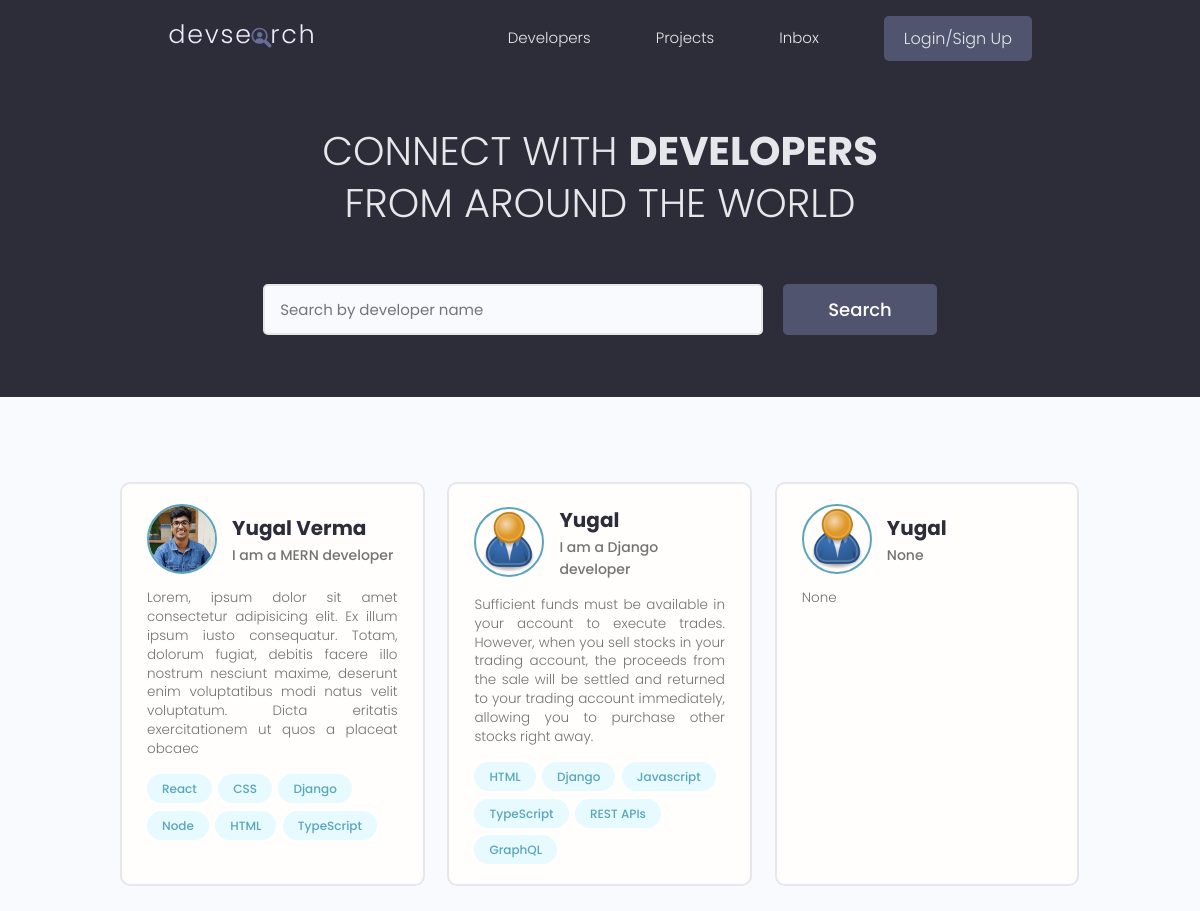
The app's page /, older data.
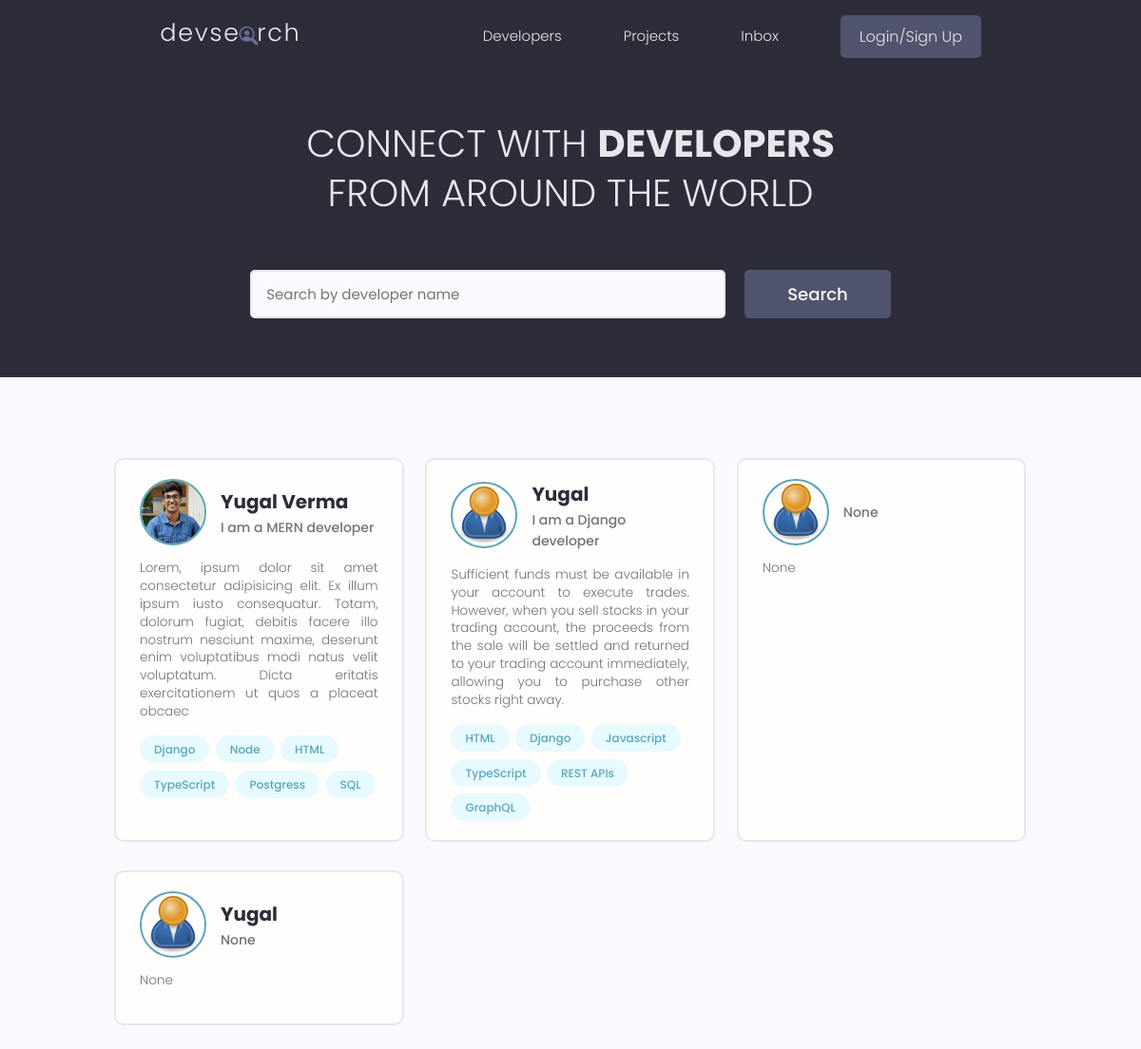
The same page, newer data.
### users/models.py (models this page shows, shortened)
class Profile(models.Model):
    user = models.OneToOneField(User, on_delete=models.CASCADE,null=True, blank=True)
    name = models.CharField(max_length=200, blank=True,null=True)
    email = models.CharField(max_length=500, blank=True,null=True)
    username = models.CharField(max_length=200, blank=True,null=True)
    location = models.CharField(max_length=200, blank=True,null=True)
    short_intro = models.CharField(max_length = 500, blank=True,null=True)
    bio = models.TextField(blank=True,null=True)
    profile_image = models.ImageField(blank=True, null= True, default ='profiles/user-default.png', upload_to="profiles/")
    social_github = models.CharField(max_length=200, blank=True,null=True)
    social_twitter = models.CharField(max_length=200, blank=True,null=True)
    social_youtube = models.CharField(max_length=200, blank=True,null=True)
    social_linkedin = models.CharField(max_length=200, blank=True,null=True)
    social_website = models.CharField(max_length=200, blank=True,null=True)
    created = models.DateTimeField(auto_now_add=True)
    id = models.UUIDField(default=uuid.uuid4, unique=True, primary_key=True, editable=False)

class Skill(models.Model):
    owner = models.ForeignKey(Profile, on_delete=models.CASCADE, null=True, blank=True)
    name = models.CharField(max_length=200, blank=True, null=True)
    description = models.TextField(blank=True,null=True)
    created = models.DateTimeField(auto_now_add=True)
    id = models.UUIDField(default=uuid.uuid4, unique=True, primary_key=True, editable=False)
    def __str__(self):
        return str(self.name)

### users/views.py (the view)
# urls.py: path('', views.profiles, name = "profiles"),
def profiles(request):
    profiles,search_query = searchProfiles(request)
    context = {'profiles' : profiles, 'search_query': search_query}
    return render(request,'users/profiles.html',context)

### users/utils.py (called while the page is built)
def searchProfiles(request):
    search_query = ''
    if request.GET.get('search_query'):
        search_query = request.GET.get('search_query')
    skills = Skill.objects.filter(name__icontains = search_query)
    profiles = Profile.objects.distinct().filter(
        Q(name__icontains = search_query) |
        Q(short_intro__icontains = search_query) |
        Q(skill__in = skills))
    return profiles, search_query

### users/templates/users/profiles.html (shortened to what this page needs)
{% extends "main.html" %}
{% block content %}
<main class="home">
    <section class="hero-section text-center">
      <div class="container container--narrow">
        <div class="hero-section__box">
          <h2>CONNECT WITH <span>DEVELOPERS</span></h2>
          <h2>FROM AROUND THE WORLD</h2>
        </div>
        <div class="hero-section__search">
          <form class="form" action="{% url 'profiles' %}" method="get">
            <div class="form__field">
              <input class="input input--text" id="formInput#search" type="text" name="search_query"
               value = "{{search_query}}" placeholder="Search by developer name" />
            </div>
            <input class="btn btn--sub btn--lg" type="submit" value="Search" />
          </form>
        </div>
      </div>
    </section>
    <section class="devlist">
      <div class="container">
        <div class="grid grid--three">
            {% for profile in profiles %}
                <div class="column card">
                    <div class="dev">
                    <a href="{% url 'user-profile' profile.id %}" class="card__body">
                        <div class="dev__profile">
                        <img class="avatar avatar--md" src="{{profile.profile_image.url}}" alt="image" />
                        <div class="dev__meta">
                            <h3>{{profile.name}}</h3>
                            <h5>{{profile.short_intro|slice:"60"}} </h5>
                        </div>
                        </div>
                        <p class="dev__info">
                        {{profile.bio|slice:"300"}}
                        </p>
                        <div class="dev__skills">
                            {% for skill in profile.skill_set.all|slice:"6" %}
                        <span class="tag tag--pill tag--main">
                            <small>{{skill}}</small>
                        </span>
                        {% endfor %}
                        </div>
                    </a>
                    </div>
                </div>
            {% endfor %}
        </div>
      </div>
    </section>
  </main>
{% endblock content %}

### templates/main.html (shortened to what this page needs)
<!DOCTYPE html>
{% load static  %}
<html>
    <head>
        <link rel="stylesheet" href="https://cdn.jsdelivr.net/npm/bootstrap-icons@1.11.3/font/bootstrap-icons.min.css">
        <link rel="stylesheet" href="{% static 'uikit/styles/uikit.css' %}" />
        <link rel="stylesheet" href="{% static 'styles/app.css' %}" />
      </head>
    <body>
        {% include "nav.html" %}
        {% block content %}
        {% endblock content %}
    </body>
</html>

### templates/nav.html (shortened to what this page needs)
{% load static %}
<header class="header">
    <div class="container container--narrow">
      <a href="{% url 'profiles' %}" class="header__logo">
        <img src="{% static 'images/logo.svg' %}" alt="DevSearch Logo" />
      </a>
      <nav class="header__nav">
        <ul class="header__menu">
          <li class="header__menuItem"><a href="{% url 'profiles' %}">Developers</a></li>
          <li class="header__menuItem"><a href="{% url 'projects' %}">Projects</a></li>
          <li class="header__menuItem"><a href="">Inbox</a></li>
          {% if request.user.is_authenticated %}
          <li class="header__menuItem"><a href="{% url 'account' %}">Account</a></li>
          <li class="header__menuItem"><a href="{% url 'logout' %}" class="btn btn--sub">Logout</a></li>
          {% else %}
          <li class="header__menuItem"><a href="{% url 'login' %}" class="btn btn--sub">Login/Sign Up</a></li>
          {% endif %}
        </ul>
      </nav>
    </div>
  </header>

### static/styles/app.css (style rules this page uses)
:root { --color-sub: #2d2d39; }
.btn--sub { background-color: var(--color-sub-light); }
.card { border: 2px solid var(--color-light); }
img { width: 100%; }
.header { position: sticky; z-index: 111; background-color: var(--color-sub); padding: 1.5rem 0; }
.header > .container { display: flex; justify-content: space-between; align-items: center; }
.header__logo > img { height: 3.8rem; }
.header__nav > ul { display: inline-flex; align-items: center; list-style: none; gap: 6.5rem; }
.header__menuItem > a { color: var(--color-light); font-weight: 300; }
.hero-section { height: 40vh; display: flex; align-items: center; background-color: var(--color-sub); }
.hero-section__box { margin-bottom: 4rem; }
.hero-section__box > h2, .hero-section__box > h2 > span { font-size: 4rem; color: var(--color-light); line-height: 1.3; text-transform: uppercase; }
.hero-section__box > h2 { font-weight: 300; }
.hero-section__box > h2 > span { font-weight: 700; }
.hero-section__search > .form { display: flex; align-items: center; justify-content: center; gap: 2rem; }
.hero-section__search > .form input.input--text { width: 50rem; }
.devlist { margin-top: 8rem; }
.devlist .grid { align-items: stretch; }
.devlist .dev .dev__profile { display: flex; align-items: center; gap: 1.5rem; }
.devlist .dev .dev__meta h3 { color: var(--color-sub); font-size: 2rem; font-weight: 700; }
.devlist .dev .dev__meta h5 { color: var(--color-text); font-size: 1.4rem; font-weight: 500; }
.devlist .dev .dev__info { margin: 1.5rem 0; font-size: 1.35rem; line-height: 1.4; text-align: justify; }

### static/uikit/styles/modules/_variables.css (style rules this page uses)
:root { --color-main: #5aa5b9; --color-main-light: #e6faff; --color-sub: #3f4156; --color-sub-light: #51546e; --color-sub-lighter: #ededfd; --color-text: #737373; --color-gray: #8b8b8b; --color-light: #e5e7eb; --color-light-gray: #767676; --color-bg: #f8fafd; --color-white: #fffefd; --color-white-light: #f3f3f3; --color-success: #359e64; --color-success-bg: #def8e8; --color-error: #fc4b0b; --color-error-bg: #fff2ee; --font-base: 'Poppins', arial, helvetica, 'Segoe UI', roboto, ubuntu, sans-serif; --font-monospace: 'Fira Code', 'Courier New', courier, monospace; --font-regular: 300; --font-medium: 500; --font-bold: 700; --generic-shadow: 1px 1px 5px #00000010; --generic-transition: all 0.3s ease-in-out; }

### static/uikit/styles/modules/_base.css (style rules this page uses)
* { margin: 0; padding: 0; box-sizing: border-box; text-rendering: optimizeLegibility; color: inherit; font-size: inherit; }
html { font-size: 50%; }
@media only screen and (min-width: 480px) { html { font-size: 56.25%; } }
@media only screen and (min-width: 1200px) { html { font-size: 62.5%; } }
body { line-height: 1.6; font-weight: 400; font-size: 1.5rem; color: var(--color-text); background-color: var(--color-bg); min-height: 100vh; }

### static/uikit/styles/modules/_typography.css (style rules this page uses)
* { font-family: var(--font-base); }
h2 { font-size: 3.6rem; font-weight: var(--font-bold); }
h3 { font-size: 3.2rem; font-weight: var(--font-medium); }
h5 { font-size: 2.4rem; font-weight: var(--font-medium); }
h5, h6 { font-weight: var(--font-regular); }
p, span, strong { font-size: 1.6rem; color: var(--color-text); font-weight: var(--font-regular); }
a { padding-bottom: 2px; text-decoration: none; display: inline-block; color: var(--color-main); font-weight: var(--font-medium); }

### static/uikit/styles/modules/_utilities.css (style rules this page uses)
.container { width: 92%; max-width: 165rem; margin: 0 auto; box-sizing: border-box; }
.container--narrow { width: 92%; max-width: 120rem; }
@media screen and (min-width: 1000px) { .container { width: 90%; } }
@media screen and (min-width: 1000px) { .container--narrow { width: 85%; } }
@media screen and (min-width: 1200px) { .container { width: 80%; } }
@media screen and (min-width: 1200px) { .container--narrow { width: 72%; } }
.text-center { text-align: center; }

### static/uikit/styles/modules/_avatar.css (style rules this page uses)
.avatar { border-radius: 50%; border: 2px solid var(--color-main); object-fit: cover; }
.avatar--md { height: 7rem; width: 7rem; }

### static/uikit/styles/modules/_button.css (style rules this page uses)
.btn { display: inline-block; position: relative; cursor: pointer; background-color: var(--color-light); font-weight: var(--font-medium); color: var(--color-sub); text-decoration: none; padding: 1rem 2rem; border-radius: 0.5rem; border: none; width: -webkit-fit-content; width: -moz-fit-content; width: fit-content; height: -webkit-fit-content; height: -moz-fit-content; height: fit-content; font-size: 1.6rem; outline-width: 0; outline-color: transparent; -webkit-backface-visibility: hidden; backface-visibility: hidden; transition: all 0.3s ease-in-out; }
.btn--sub { background-color: var(--color-sub); color: var(--color-white); }
.btn--lg { font-size: 1.8rem; padding: 1.2rem 4.5rem; }

Row changes from the older to the newer data that the page shows:
removed Skill: name "React", shown under Profile "Yugal Verma"
removed Skill: name "CSS", shown under Profile "Yugal Verma"
computed for Profile "Yugal Verma": gains Skill (name "Postgress"); gains Skill (name "SQL")
added Profile: profile_image (placeholder picture), short_intro "None", bio "None"
